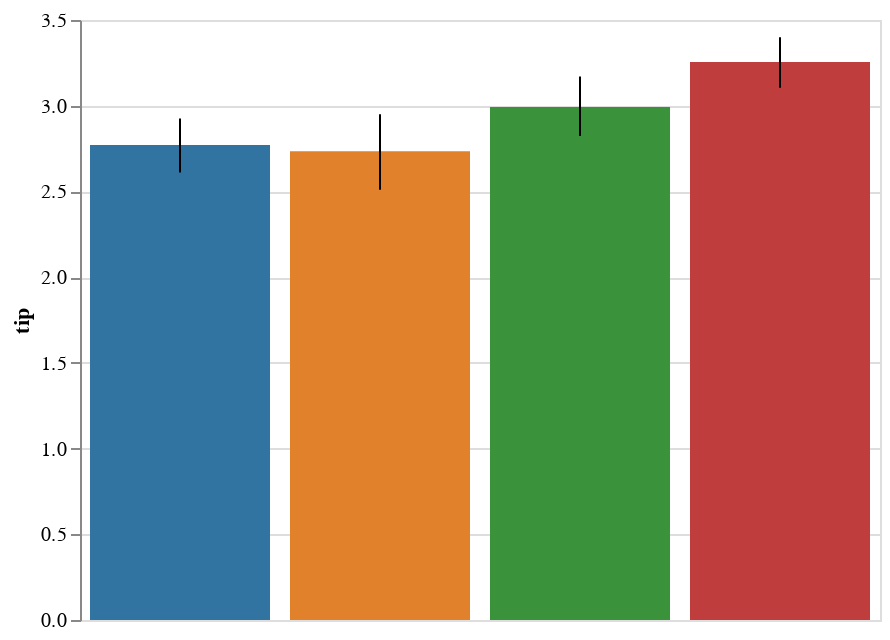

Notebook cell for this chart:
### Code cell
display(salt.barplot(x="day", y="tip", data=tips, ci=68))
ax = sns.barplot(x="day", y="tip", data=tips, ci=68)

### Figure 1 — Vega-Lite specification as saved in the notebook (floating-point values rounded to 4 significant figures)
{"$schema": "https://vega.github.io/schema/vega-lite/v2.4.1.json", "config": {"view": {"height": 300, "width": 400}}, "data": {"values": [{"c": "rgb(49.62499999999999, 115.62499999999996, 161.37500000000003)", "ci0": 2.611, "ci1": 2.926, "day": "Thur", "tip": 2.771}, {"c": "rgb(224.87499999999997, 128.875, 44.12500000000004)", "ci0": 2.51, "ci1": 2.95, "day": "Fri", "tip": 2.735}, {"c": "rgb(58.49999999999999, 145.50000000000003, 58.49999999999999)", "ci0": 2.823, "ci1": 3.171, "day": "Sat", "tip": 2.993}, {"c": "rgb(192.125, 60.87500000000001, 61.62499999999999)", "ci0": 3.105, "ci1": 3.399, "day": "Sun", "tip": 3.255}]}, "layer": [{"encoding": {"color": {"field": "c", "scale": null, "type": "nominal"}, "x": {"axis": {"title": "day"}, "field": "day", "sort": null, "type": "nominal"}, "y": {"axis": {"title": "tip"}, "field": "tip", "type": "quantitative"}}, "mark": "bar", "selection": {"selector025": {"bind": "scales", "encodings": ["x", "y"], "mark": {"fill": "#333", "fillOpacity": 0.125, "stroke": "white"}, "on": "[mousedown, window:mouseup] > window:mousemove!", "resolve": "global", "translate": "[mousedown, window:mouseup] > window:mousemove!", "type": "interval", "zoom": "wheel!"}}}, {"encoding": {"x": {"axis": null, "field": "day", "sort": null, "type": "nominal"}, "y": {"field": "ci0", "type": "quantitative"}, "y2": {"field": "ci1", "type": "quantitative"}}, "mark": "rule"}]}
